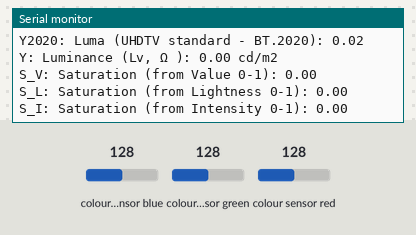
Recording of a sketch running on a simulated Arduino Uno, built with avr-gcc and run on an emulated ATmega328P. On the bench: the last lines printed to the serial monitor. The test bench sets the inputs (shaded band); at power-on: colour sensor blue 128, colour sensor green 128, colour sensor red 128.

Above: at 2.6 s.
2.7 s: colour sensor blue set to 5
At 4.6 s:
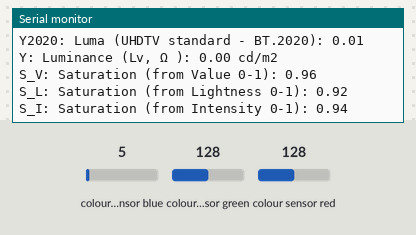
5.1 s: colour sensor green set to 5
At 6.4 s:
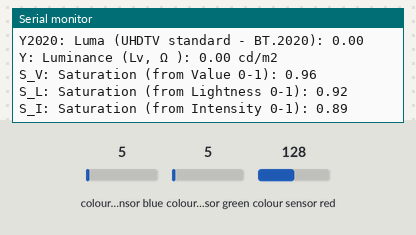
10.6 s: colour sensor red set to 5
At 13.5 s:
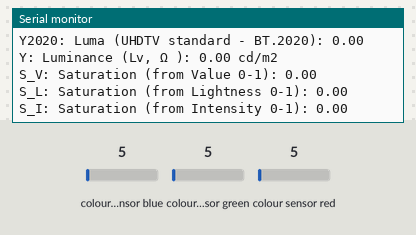
16.1 s: colour sensor blue set to 64
At 18.7 s:
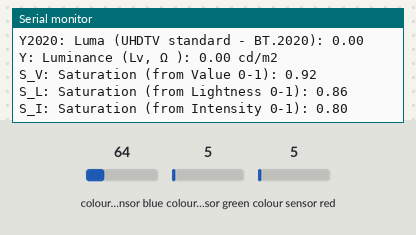
Timing chart, 0 to 20.2 s (numbered marks = the images above; inputs shaded):
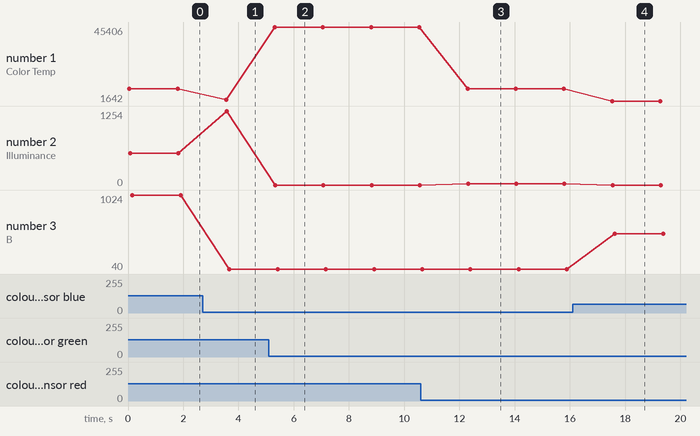

Measured:
- after the input at 2.7 s, the serial monitor: prints a new line after 0.86 s (image 1)
- after the input at 5.1 s, the serial monitor: prints a new line after 0.21 s (image 2)
- after the input at 10.6 s, the serial monitor: prints a new line after 1.7 s (image 3)
- after the input at 16.1 s, the serial monitor: prints a new line after 1.4 s (image 4)
- plotted number 1: 8890 → 2445 after the input at 2.7 s, 2445 → 45406 after the input at 5.1 s, 45406 → 8890 after the input at 10.6 s, 8890 → 1642 after the input at 16.1 s
- plotted number 2: 534 → 1254 after the input at 2.7 s, 0 → 20 after the input at 10.6 s
- plotted number 3: 1024 → 40 after the input at 2.7 s, 40 → 512 after the input at 16.1 s

The sketch:

TCS34725ColorValues.ino
```cpp
/* TCS34725 Color Sensor Measurement by using Adafruit TCS34725 library

   Used the https://en.wikipedia.org/wiki/HSL_and_HSV for deriving the formulas

   R, G, B, C, Illuminance (Lux), Color Temperature (K), Hue (from HSL), H2 Hue (from Cartesian Chromaticity),
   Alpha, Beta, C2 Chroma (from Cartesian Chromaticity), Intensity (I), Value (V), Lightness (L),
   Luma Y601 (SDTV BT.601 Standard), Y240 (Adobe and SMPTE 240M), Y709 (HDTV BT.709 Standard), Y2020 (UHDTV BT.2020 Standard)
   Y Luminance (Lv, Ω ), Saturation (S_V), Saturation from Lighteness (S_L) , Saturation from Intensity (S_I)

   Partha Pratim Ray
   September 11, 2023

*/


#include <Wire.h>
#include "Adafruit_TCS34725.h"

/* Initialise with specific int time and gain values */
Adafruit_TCS34725 tcs = Adafruit_TCS34725(TCS34725_INTEGRATIONTIME_614MS, TCS34725_GAIN_1X);


void setup(void) {
  Serial.begin(9600);

  if (tcs.begin()) {
    Serial.println("Found sensor");
  } else {
    Serial.println("No TCS34725 found ... check your connections");
    while (1);
  }

  // Now we're ready to get readings!
}


void loop() {

  uint16_t r, g, b, c, colorTemp, lux;

  tcs.getRawData(&r, &g, &b, &c);

  // colorTemp = tcs.calculateColorTemperature(r, g, b);
  colorTemp = tcs.calculateColorTemperature(r, g, b);


  // Lux is unit of illuminance. Lux unit is equal to lumen per square mete (lm/m^2)

  lux = tcs.calculateLux(r, g, b);


  // Normalization between 0 - 1

  float R = r / 65535.0;
  float G = g / 65535.0;
  float B = b / 65535.0;
  float Clear = c / 65535.0;


  // Compute hue and chroma

  float M = max(max(R, G), B);
  float m = min(min(R, G), B);
  float C = M - m;


  float H_prime;
  float H;

    if (C == 0) {                // C = 0
    H_prime = 0; // Undefined
  } else if (M == R) {          // M + R
    H_prime = fmod(((G - B) / C), 6);
  } else if (M == G) {          // M == G
    H_prime = ((B - R) / C) + 2;
  } else {                       // M == B
    H_prime = ((R - G) / C) + 4;
  }
  H = 60 * H_prime;


  // Cartesian Chromaticity coordinates
  float alpha = 0.5 * (2 * R - G - B);
  float beta = (sqrt(3) / 2) * (G - B);
  float H2 = atan2(beta, alpha);
  float C2 = sqrt(alpha * alpha + beta * beta);


  // Lightness
  float I = (R + G + B) / 3.0;
  float V = M;
  float L = 0.5 * (M + m);


  //Luma Y'
  /*Luma represents the brightness in an image and is a
   * weighted sum of the RGB components to account for human
   * perception. The weighting values depend on the specific
   * color space standard used. Some common weightings include:
  */
  float Y601 = 0.2989 * R + 0.5870 * G + 0.1140 * B;   // SDTV
  float Y240 = 0.212 * R + 0.701 * G + 0.087 * B;      // Adobe
  float Y709 = 0.2126 * R + 0.7152 * G + 0.0722 * B;   // HDTV
  float Y2020 = 0.2627 * R + 0.6780 * G + 0.0593 * B;   // UHDTV


  // Convert gamma-corrected sRGB to linear RGB for Luminance 

  /* If you're starting with gamma-corrected sRGB
    values (often the case when you get values from an 8-bit image or typical display), you need to convert those gamma-corrected values into linear values before calculating the luminance. This conversion is crucial because our formula for luminance assumes linear RGB values.

   The sRGB color space, which is commonly used in a variety of devices like monitors,
   digital cameras, and scanners, applies a gamma correction to images.
   To find the linear RGB values from gamma-corrected sRGB values,
   you'll have to apply an inverse gamma correction
   (often referred to as the "de-gamma" process).
   For the sRGB color space, the transformation between linear and gamma-corrected values
   is a piecewise function, not just a simple power function.

   The formula for the luminance Y in terms of linear RGB is:

   Y=0.2126×Rlinear+0.7152×Glinear+0.0722×Blinear

   Unit is candela per square meter (cd/m^2)

   */

  float Rlinear = sRGBToLinear(R);
  float Glinear = sRGBToLinear(G);
  float Blinear = sRGBToLinear(B);


  float Y = 0.2126 * Rlinear + 0.7152 * Glinear + 0.0722 * Blinear; //Luminance 


  // Saturation
  float S_V = (V == 0) ? 0 : C / V;
  float S_L = (L == 1 || L == 0) ? 0 : C / (1 - abs(2 * L - 1));
  float S_I = (I == 0) ? 0 : 1 - m / I;


/*Radiance (Le,Ω):

Radiance measures the amount of light that travels in a particular direction
from a surface per unit solid angle per unit projected area.
It's usually measured in Watts per square meter per steradian (W/m^2·sr).
Radiance considers both the intensity and the direction of light.
The formula to compute radiance from RGB values is not as straightforward as the
above formulas and depends on the specifics of the imaging system and scene conditions.
Generally, if you have luminance (Y) and the solid angle and area considerations,
you can compute radiance. However, for most consumer-grade imaging systems and sensors,
direct conversion from RGB to Radiance might not be readily available without additional
scene and sensor-specific data.


Radiance is not calculated in this code.
*/


  Serial.print("Color Temp: "); Serial.print(colorTemp, DEC); Serial.println(" K");
  Serial.print("Illuminance: "); Serial.print(lux, DEC); Serial.println(" Lux");

  Serial.print("R: "); Serial.print(r, DEC);   Serial.print(" (Normalized 0-1): "); Serial.println(R);
  Serial.print("G: "); Serial.print(g, DEC);   Serial.print(" (Normalized 0-1): "); Serial.println(G);
  Serial.print("B: "); Serial.print(b, DEC);   Serial.print(" (Normalized 0-1): "); Serial.println(B);
  Serial.print("C: "); Serial.print(c, DEC);   Serial.print(" (Normalized 0-1): "); Serial.println(Clear);


  // Print out the results
  Serial.print("Hue (from HSL): "); Serial.print(H); Serial.println(" °");
  Serial.print("H2: Hue (from Cartesian Chromaticity): "); Serial.println(H2);

  Serial.print("Alpha: "); Serial.println(alpha);
  Serial.print("Beta: "); Serial.println(beta);


  Serial.print("C2: Chroma (from Cartesian Chromaticity): "); Serial.println(C2);

  Serial.print("I: Intensity (0-1): "); Serial.println(I);

  Serial.print("V: Value (0-1): "); Serial.println(V);

  Serial.print("L: Lightness (0-1): "); Serial.println(L);

  Serial.print("Y601:  Luma (SDTV standard - BT.601): "); Serial.println(Y601);
  Serial.print("Y240: Luma (Adobe RGB standard - SMPTE 240M): "); Serial.println(Y240);
  Serial.print("Y709: Luma (HDTV standard - BT.709): "); Serial.println(Y709);
  Serial.print("Y2020: Luma (UHDTV standard - BT.2020): "); Serial.println(Y2020);

  Serial.print("Y: Luminance (Lv, Ω ): "); Serial.print(Y); Serial.println(" cd/m2");


  Serial.print("S_V: Saturation (from Value 0-1): "); Serial.println(S_V);
  Serial.print("S_L: Saturation (from Lightness 0-1): "); Serial.println(S_L);
  Serial.print("S_I: Saturation (from Intensity 0-1): "); Serial.println(S_I);
  Serial.println();

  delay(1000);
}


  float sRGBToLinear(float value) {
      if (value <= 0.04045) {
          return value / 12.92;
      } else {
          return pow((value + 0.055) / 1.055, 2.4);
      }
  }
```
